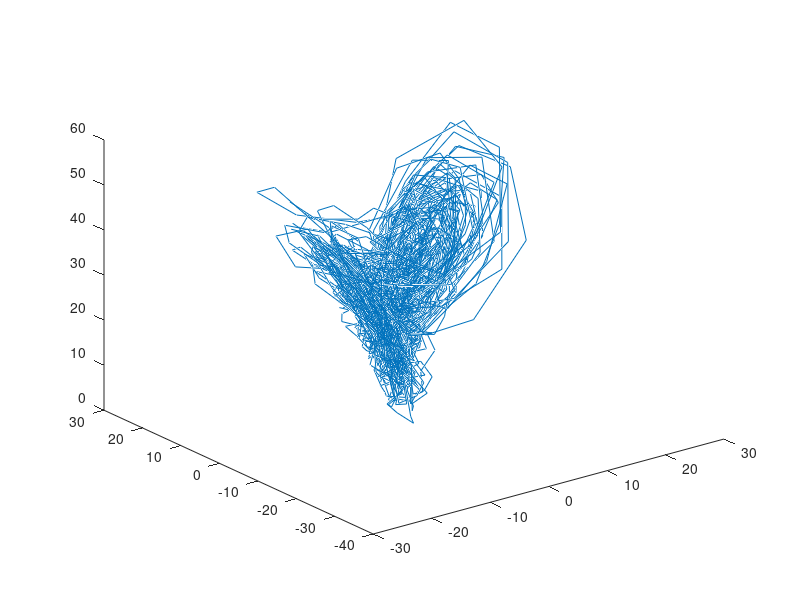

Write MATLAB code to recreate this figure. (Note: this script raises an error after producing the figure.)

%% Simulate lorenz

noise = 1;
dt = 0.01;

sigma = 10;
beta = 8/3;
rho = 28;

startingPoint = [2, 3, 4];
traces = startingPoint;

for t = 2:10000
    dx = sigma*(traces(t-1,2) - traces(t-1,1));
    dy = traces(t-1,1)*(rho - traces(t-1,3)) - traces(t-1,2);
    dz = traces(t-1,1)*traces(t-1,2) - beta*traces(t-1,3);
    
    traces(t,1) = traces(t-1,1) + dx * dt;
    traces(t,2) = traces(t-1,2) + dy * dt;
    traces(t,3) = traces(t-1,3) + dz * dt;
    
    traces(t,:) = traces(t,:) + normrnd(0, noise, size(startingPoint));
end


finalTrials = [];
for i = 1:size(traces,2)
    finalTrials(i,:) = decimate(traces(:,i), 4);
end

figure(1);
clf;
h = plot3(finalTrials(1,:), finalTrials(2,:), finalTrials(3,:));
h.Color(4) = 0.1;

%% Display results

PLOT_DELAY_EMBEDDED = 1;

app.SavedData = saveData;

numTrial = max(app.SavedData.TrialData);
trialLength = size(app.SavedData.FinalStream,1) / numTrial;
times = 1:trialLength;

if max(times) > trialLength
    times = times(1):trialLength;
end

trialIndicies = repmat(times, [1, numTrial]);
trialIndicies = trialIndicies + kron((0:numTrial-1)*trialLength, ones(size(times)));

finalStream = app.SavedData.FinalStream;

% [trialPCABasis, ~] = pca(finalStream(trialIndicies,:), 'NumComponents',3);
trialPCABasis = eye(size(finalStream,2), 3);

loopStarts = (0:numTrial-1)*trialLength+1;

finalStream(loopStarts,:) = nan;

figureHandle = figure(1);
figureHandle.Renderer='Painters';
clf;
hold on;

colors = jet(7);
colors = colors([1 2 4 5 6 7],:);
colors(3,:) = colors(3,:)*0.6;
colors(4,:) = [238 210 2]/256;
% colors(4,:) = colors(3,:);

lineColors = 1:app.SavedData.BestLoopCount;
lineColors = colors(lineColors,:);

% colors = jet(app.SavedData.BestLoopCount);
% h = plot3(finalStream(loopStarts+1,:)*trialPCABasis(:,1), finalStream(loopStarts+1,:)*trialPCABasis(:,2), finalStream(loopStarts+1,:)*trialPCABasis(:,3), 'o', 'LineWidth', 0.5);

% for i = [6, 7]%app.SavedData.BestLoopCount    
% for i = [4, 5]%app.SavedData.BestLoopCount    
% for i = [1,2,5,6]%app.SavedData.BestLoopCount    
% for i = [3,7,8,10]%app.SavedData.BestLoopCount    
allClusterMeans = [];
for i = 1:app.SavedData.BestLoopCount
    thisLoopIDs = find(app.SavedData.BestLoopAssignments(:,1) == i);
    thisLoopClusters = app.SavedData.BestLoopAssignments(thisLoopIDs,2);
    
    allIDs = find(app.SavedData.BestStateMap(:,1) == i);
    trialIDs = floor((allIDs-1)/trialLength) + 1;
    conditionID = i;
    
    badIDs = find(app.SavedData.BestStateMap(:,1) == i);
    badIDs = setdiff(1:size(finalStream,1), badIDs);
    
    plotStream = finalStream;
    plotStream(badIDs,:) = nan;
    
    if PLOT_DELAY_EMBEDDED
        h = plot3(plotStream(trialIndicies,:)*trialPCABasis(:,1), plotStream(trialIndicies,:)*trialPCABasis(:,2), plotStream(trialIndicies,:)*trialPCABasis(:,3), 'LineWidth', 1, 'Color', lineColors(conditionID,:));
    else
        h = plot3(plotStream(trialIndicies,1), plotStream(trialIndicies,2), plotStream(trialIndicies,3), 'LineWidth', 1, 'Color', lineColors(conditionID,:));
    end
    h.Color(4) = 0.9;
    
    meanTimes = [];
    clusterLengths = [];
    clusterMeans = [];
    clusterSTDs = [];
    for j = 1:length(thisLoopClusters)
        thisIndices = find(app.SavedData.BestStateMap(:,1) == i & app.SavedData.BestStateMap(:,2) == thisLoopClusters(j));

        meanTimes(j) = mode(mod(thisIndices, trialLength)+1);
        clusterLengths(j) = length(thisIndices);
        
        clusterMeans(j,:) = nanmean(plotStream(thisIndices, :), 1);
        clusterSTDs(j,:) = nanstd(plotStream(thisIndices, :), [], 1);
        
        allClusterMeans(i, thisLoopClusters(j),:) = clusterMeans(j,:);
    end
    
%     startPoints = find(app.SavedData.BestStateMap(loopStarts,1) == i);
%     bestStartPoint = mode(app.SavedData.BestStateMap(loopStarts(startPoints),2));
%     
%     
    thisLoopIDs = 1:length(thisLoopClusters);
    clusterOrder = 1:length(thisLoopClusters);
%     clusterOrder = app.SavedData.BestLoopAssignments(thisLoopIDs,2);
    
%     testTimes = meanTimes;
%     testTimes(clusterLengths < 5) = 1000;
%     [~, startCluster] = min(meanTimes);
    startCluster = 1;
    
    sortedOrder = [startCluster:length(clusterOrder) 1:startCluster-1];
    thisLoopIDs = thisLoopIDs(sortedOrder);
    
%     for j = 1:length(clusterOrder)
%         thisIndices = find(app.SavedData.BestLoopAssignments(:,1) == i & app.SavedData.BestLoopAssignments(:,2) == clusterOrder(sortedOrder(j)));
%     end
    
    meanTimes = meanTimes(sortedOrder);
    
    badTimes = find(meanTimes <= min(times) | meanTimes >= max(times));
    goodTimes = setdiff(sortedOrder, badTimes);
    
%     thisTrace = app.SavedData.BestEmission(thisLoopIDs(goodTimes), :);
    clusterSTDs = clusterSTDs(thisLoopIDs(goodTimes),:);
    thisTrace = clusterMeans(thisLoopIDs(goodTimes),:);
    
    if length(goodTimes) <= 1
        continue;
    end
    
    thisTrace = filterData(thisTrace', 0.5, [], 1, 0)';
    
    if PLOT_DELAY_EMBEDDED
%         plot3(thisTrace*trialPCABasis(:,1), thisTrace*trialPCABasis(:,2), thisTrace*trialPCABasis(:,3), 'LineWidth', 2, 'Color', colors(i,:))
    
        tubeMean = thisTrace*trialPCABasis(:,1:3);
        projectedSTDs = clusterSTDs*trialPCABasis(:,1:3);
    else
%         plot(thisTrace(:,1), thisTrace(:,2), 'LineWidth', 2, 'Color', colors(i,:))
        
        tubeMean = [thisTrace(:,1:3) zeros(size(thisTrace,1), 1)];
        projectedSTDs = [clusterSTDs(:,1:3) zeros(size(thisTrace,1), 1)];
    end
    
    projectedDerivative = diff(tubeMean);
    projectedDerivative = [projectedDerivative(1,:); projectedDerivative];
    
    orthogonalSTDs = zeros(size(projectedSTDs,1),1);
    for j = 1:size(projectedDerivative,1)
%         normDerivative = projectedDerivative(j,:)/norm(projectedDerivative(j,:));
%         derivativeNullspace = null(normDerivative)';
%         
%         changeOfBasis = [normDerivative; derivativeNullspace];
%         changedSTD = changeOfBasis * projectedSTDs(j,:)';
%         
%         orthogonalSTDs(j) = norm(changedSTD(2:end));

        orthogonalSTDs(j) = norm(projectedSTDs(j,:));
    end
    
    orthogonalSTDs = filterData(orthogonalSTDs, 0.5, [], 1, 2);
    
%     tubeMean = [tubeMean; tubeMean(1,:)];
%     orthogonalSTDs = [orthogonalSTDs; orthogonalSTDs(1,:)];
    
    [X,Y,Z,V] = tubeplot(tubeMean(:,1), tubeMean(:,2), tubeMean(:,3), orthogonalSTDs, ones(1,size(tubeMean,1)),10,[0 0 1]);

    t = surf(X,Y,Z,V, 'FaceColor', lineColors(conditionID,:));
%     if conditionID > 3
%         t.EdgeColor = [0 0 0];
%         t.EdgeAlpha = 0.7;
%     else
%         t.EdgeColor = lineColors(conditionID,:);
%         t.EdgeAlpha = 0.5;
%     end
    t.EdgeColor = lineColors(conditionID,:);
    t.EdgeAlpha = 0.5;
    t.FaceAlpha = 0.2;
end

%% Reconstruction of data

clusterMeans = [];
clusterSTDs = [];
clusterMap = [];
reconstructedData = zeros(size(finalStream));
for i = 1:size(app.SavedData.BestLoopAssignments, 1)
    thisLoopID = app.SavedData.BestLoopAssignments(i,1);
    thisPhase = app.SavedData.BestLoopAssignments(i,2);
    
    thisIndices = find(app.SavedData.BestStateMap(:,1) == thisLoopID & app.SavedData.BestStateMap(:,2) == thisPhase);

    clusterMap(thisIndices) = i;
    
    clusterMeans(i,:) = nanmean(finalStream(thisIndices, :), 1);
    clusterSTDs(i,:) = nanstd(finalStream(thisIndices, :), [], 1);
    
    reconstructedData(thisIndices,:) = repmat(clusterMeans(i,:), [length(thisIndices), 1]);
end
    
    
names = {'x', 'y', 'z'};

figureHandle = figure(2);
figureHandle.Renderer='Painters';
clf;
h = [];
for i = 1:3
    h(i) = subplot(3,1,i);
    hold on;
    plot(finalStream(:,i));
    plot(reconstructedData(:,i));
    ylabel(names{i});
end
xlabel('time');
linkaxes(h,'x');
xlim([1100 1450]);

corrStream = finalStream;
corrStream(isnan(corrStream)) = 0;

reconstructionR2s = [];
for i = 1:size(corrStream,2)
    reconstructionR2s(i) = corr(corrStream(:,i), reconstructedData(:,i));
end
mean(reconstructionR2s)


